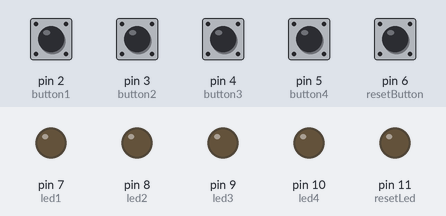
The sketch below on a simulated Arduino Uno, built with avr-gcc and run on an emulated ATmega328P. On the bench: output pins drawn as LEDs (lit = HIGH). Inputs (shaded band) come from the test bench; at power-on: pin 2 (button1), pin 3 (button2), pin 4 (button3), pin 5 (button4), pin 6 (resetButton) HIGH.

Above: at 1.2 s.
1.3 s: pin 2 (button1) pulled LOW for 0.15 s
At 1.6 s:
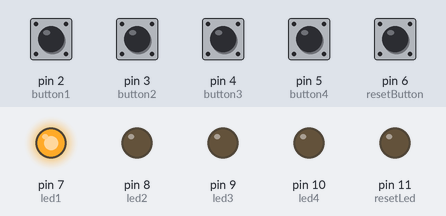
2.9 s: pin 6 (resetButton) pulled LOW for 0.15 s
At 2.97 s:
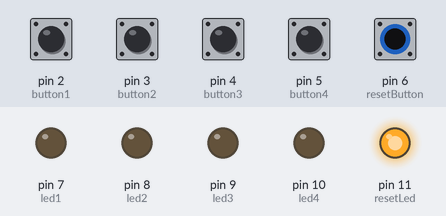
4.5 s: pin 3 (button2) pulled LOW for 0.15 s
At 5.3 s:
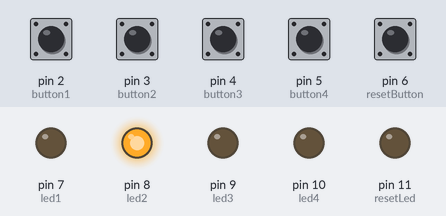
6.1 s: pin 6 (resetButton) pulled LOW for 1 s
At 7.6 s:
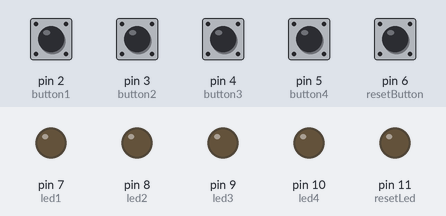
8.6 s: pin 4 (button3) pulled LOW for 0.15 s
At 9.6 s:
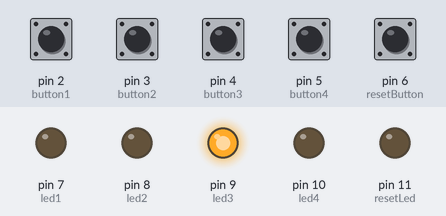
Timing chart, 0 to 11.2 s (numbered marks = the images above; inputs shaded):
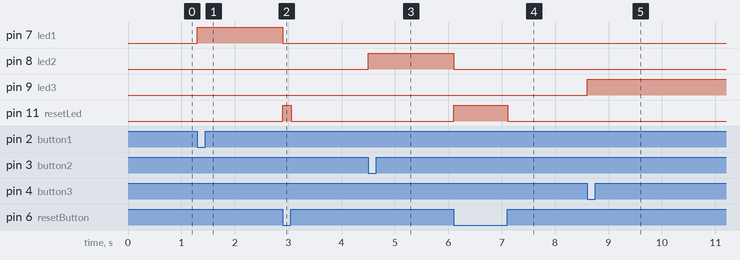

The sketch:

FINAL_CODE_BEDUNE_LCD.ino
```cpp
const int button1 = 2;
const int button2 = 3;
const int button3 = 4;
const int button4 = 5;
const int resetButton = 6;
const int led1 = 7;
const int led2 = 8;
const int led3 = 9;
const int led4 = 10;
const int resetLed = 11;

bool buttonsPressed[4] = {false, false, false, false};

void setup() {
  pinMode(button1, INPUT_PULLUP);
  pinMode(button2, INPUT_PULLUP);
  pinMode(button3, INPUT_PULLUP);
  pinMode(button4, INPUT_PULLUP);
  pinMode(resetButton, INPUT_PULLUP);
  pinMode(led1, OUTPUT);
  pinMode(led2, OUTPUT);
  pinMode(led3, OUTPUT);
  pinMode(led4, OUTPUT);
  pinMode(resetLed, OUTPUT);
}

void loop()
{

    if(digitalRead(resetButton) == LOW)
    {
        digitalWrite(resetLed, HIGH);
        for(int i = 0; i < 4; i++)
        {
            buttonsPressed[i] = false;
            digitalWrite(led1 + i, LOW);
        }
        delay(12.5);
    }
    else
    {
        digitalWrite(resetLed, LOW);

        if(!buttonsPressed[0] && !buttonsPressed[1] && !buttonsPressed[2] && !buttonsPressed[3])
        {
            if(digitalRead(button1) == LOW)
            {
                buttonsPressed[0] = true;
                digitalWrite(led1, HIGH);
                for(int i = 1; i < 4; i++)
                {
                    buttonsPressed[i] = false;
                    digitalWrite(led1 + i, LOW);
                }
            }
            else if(digitalRead(button2) == LOW)
            {
                buttonsPressed[1] = true;
                digitalWrite(led2, HIGH);
                for(int i = 0; i < 4; i++)
                {
                    if(i != 1)
                    {
                        buttonsPressed[i] = false;
                        digitalWrite(led1 + i, LOW);
                    }
                }
            }
            else if(digitalRead(button3) == LOW)
            {
                buttonsPressed[2] = true;
                digitalWrite(led3, HIGH);
                for(int i = 0; i < 4; i++)
                {
                    if(i != 2)
                    {
                        buttonsPressed[i] = false;
                        digitalWrite(led1 + i, LOW);
                    }
                }
            }
            else if(digitalRead(button4) == LOW)
            {
                buttonsPressed[3] = true;
                digitalWrite(led4, HIGH);
                for(int i = 0; i < 4; i++)
                {
                    if(i != 3)
                    {
                        buttonsPressed[i] = false;
                        digitalWrite(led1 + i, LOW);
                    }
                }
            }
        }
    }
}
```

Measured:
- after the input at 1.3 s, pin 7 (led1): LOW → HIGH at once
- after the input at 2.9 s, pin 7 (led1): HIGH → LOW at once; pin 11 (resetLed): LOW → HIGH at once, → LOW 0.16 s later
- after the input at 4.5 s, pin 8 (led2): LOW → HIGH at once
- after the input at 6.1 s, pin 8 (led2): HIGH → LOW at once; pin 11 (resetLed): LOW → HIGH at once, → LOW 1.0 s later
- after the input at 8.6 s, pin 9 (led3): LOW → HIGH at once
